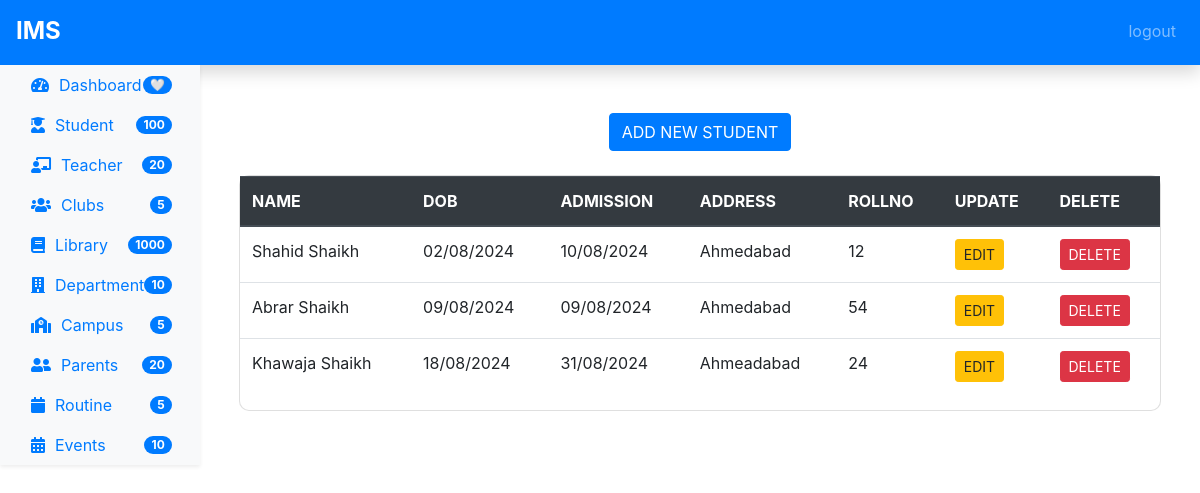
The page /student/ on the database its author committed.
### app1/models.py (models this page shows, shortened)
class Person(models.Model):
    name = models.CharField(max_length=50)
    dob = models.DateField()
    doj = models.DateField()
    address = models.TextField()
    class Meta:
        abstract = True

class Student(Person):
    rno = models.IntegerField()

### app1/views.py (the view)
# urls.py: path('student/',views.student,name='student'),
@never_cache
def student(request):
    students = Student.objects.all()
    return render(request, 'student.html', {'students': students})

### app1/templates/student.html (shortened to what this page needs)
{% extends "header.html" %}
{% load static %}
{% block content %}
<div class="container mt-5">
    <div class="d-flex justify-content-center mb-4">
        <button type="button" class="btn btn-primary" data-toggle="modal" data-target="#studentModal">
            ADD NEW STUDENT
        </button>
    </div>
    <div class="mt-3">
        <div class="card card-table">
            <table class="table table-hover">
                <thead class="thead-dark">
                    <tr>
                        <th scope="col">NAME</th>
                        <th scope="col">DOB</th>
                        <th scope="col">ADMISSION</th>
                        <th scope="col">ADDRESS</th>
                        <th scope="col">ROLLNO</th>
                        <th scope="col">UPDATE</th>
                        <th scope="col">DELETE</th>
                    </tr>
                </thead>
                <tbody id="studentTable">
                    {% for student in students %}
                    <tr>
                        <td>{{ student.name }}</td>
                        <td>{{ student.dob|date:"d/m/Y" }}</td>
                        <td>{{ student.doj|date:"d/m/Y" }}</td>
                        <td>{{ student.address }}</td>
                        <td>{{ student.rno }}</td>
                        <td><button class="btn btn-sm btn-warning" data-toggle="modal" data-target="#editStudentModal{{student.pk}}">EDIT</button></td>
                        <td><a href="{% url 'delstudent' student.pk %}" class="btn btn-sm btn-danger" onclick="return confirm('Are you sure you want to delete this student?');">DELETE</a></td>
                    </tr>
                    {% endfor %}
                </tbody>
            </table>
        </div>
    </div>
</div>
{% endblock content %}

### app1/templates/header.html (shortened to what this page needs)
{% load static %}
<!DOCTYPE html>
<html lang="en">
<head>
    <link href="https://stackpath.bootstrapcdn.com/bootstrap/4.5.2/css/bootstrap.min.css" rel="stylesheet">
    <link href="https://cdnjs.cloudflare.com/ajax/libs/font-awesome/5.15.1/css/all.min.css" rel="stylesheet">
</head>
<body>
    <nav class="navbar navbar-expand-lg navbar-dark bg-primary shadow">
        <a class="navbar-brand font-weight-bold" href="#">IMS</a>
        <div class="collapse navbar-collapse" id="navbarNav">
            <ul class="navbar-nav ml-auto">
                <li class="nav-item">
                    <a class="nav-link" href="{% url 'logout' %}">logout</a>
                </li>
            </ul>
        </div>
    </nav>
    <div class="container-fluid">
        <div class="row">
            <nav id="sidebar" class="col-md-2 d-none d-md-block bg-light sidebar shadow-sm">
                <div class="sidebar-sticky">
                    <ul class="nav flex-column">
                        <li class="nav-item">
                            <a class="nav-link active" href="{% url "index" %}">
                                <i class="fas fa-tachometer-alt"></i>
                                Dashboard <span class="badge badge-pill badge-primary">🤍</span>
                            </a>
                        </li>
                        <li class="nav-item">
                            <a class="nav-link" href="{% url 'student' %}">
                                <i class="fas fa-user-graduate"></i>
                                Student <span class="badge badge-pill badge-primary">100</span>
                            </a>
                        </li>
                        <li class="nav-item">
                            <a class="nav-link" href="{% url 'teacher' %}">
                                <i class="fas fa-chalkboard-teacher"></i>
                                Teacher <span class="badge badge-pill badge-primary">20</span>
                            </a>
                        </li>
                        <li class="nav-item">
                            <a class="nav-link" href="{% url 'club' %}">
                                <i class="fas fa-users"></i>
                                Clubs <span class="badge badge-pill badge-primary">5</span>
                            </a>
                        </li>
                        <li class="nav-item">
                            <a class="nav-link" href="{% url 'book' %}">
                                <i class="fas fa-book"></i>
                                Library <span class="badge badge-pill badge-primary">1000</span>
                            </a>
                        </li>
                        <li class="nav-item">
                            <a class="nav-link" href="#">
                                <i class="fas fa-building"></i>
                                Department <span class="badge badge-pill badge-primary">10</span>
                            </a>
                        </li>
                        <li class="nav-item">
                            <a class="nav-link" href="#">
                                <i class="fas fa-school"></i>
                                Campus <span class="badge badge-pill badge-primary">5</span>
                            </a>
                        </li>
                        <li class="nav-item">
                            <a class="nav-link" href="#">
                                <i class="fas fa-user-friends"></i>
                                Parents <span class="badge badge-pill badge-primary">20</span>
                            </a>
                        </li>
                        <li class="nav-item">
                            <a class="nav-link" href="#">
                                <i class="fas fa-calendar"></i>
                                Routine <span class="badge badge-pill badge-primary">5</span>
                            </a>
                        </li>
                        <li class="nav-item">
                            <a class="nav-link" href="#">
                                <i class="fas fa-calendar-alt"></i>
                                Events <span class="badge badge-pill badge-primary">10</span>
                            </a>
                        </li>
                    </ul>
                </div>
            </nav>
            <main role="main" class="col-md-5 ml-sm-auto col-lg-10 px-md-4">
            {% block content %}
            {% endblock content %}
            </main>
        </div>
    </div>
</body>
</html>

### app1/templates/header.html (style rules this page uses)
.nav-link { position: relative; display: flex; justify-content: space-between; align-items: center; transition: background-color 0.3s ease; }
.nav-link i { margin-right: 10px; }
.nav-link .badge { margin-left: auto; }
.card { transition: transform 0.3s ease, box-shadow 0.3s ease; border-radius: 10px; }
.navbar { border-bottom: 3px solid #007bff; }
.navbar-brand { font-size: 1.5rem; }

### rows shown on the page
Student: name "Shahid Shaikh", dob "02/08/2024", doj "10/08/2024", address "Ahmedabad", rno "12"
Student: name "Abrar Shaikh", dob "09/08/2024", doj "09/08/2024", address "Ahmedabad", rno "54"
Student: name "Khawaja Shaikh", dob "18/08/2024", doj "31/08/2024", address "Ahmeadabad", rno "24"
